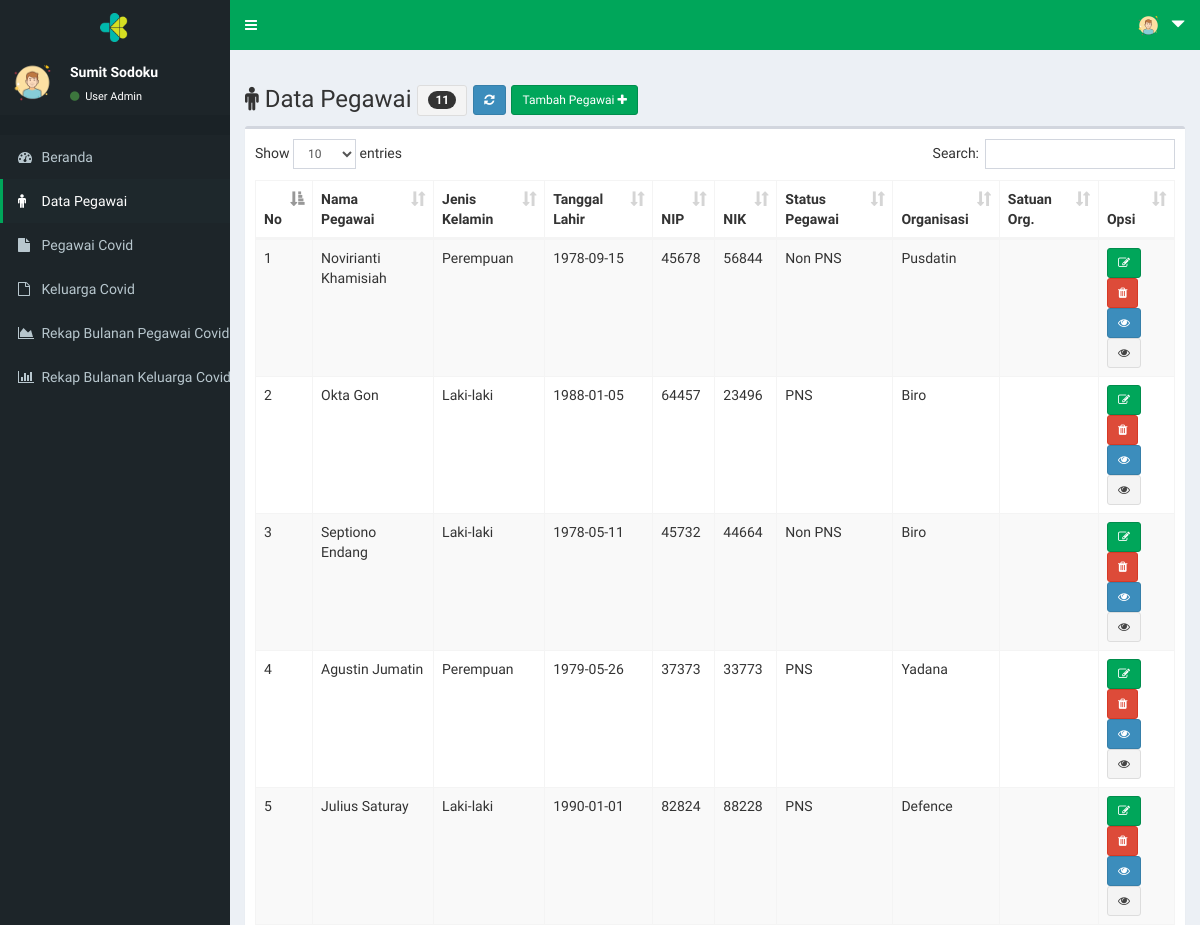
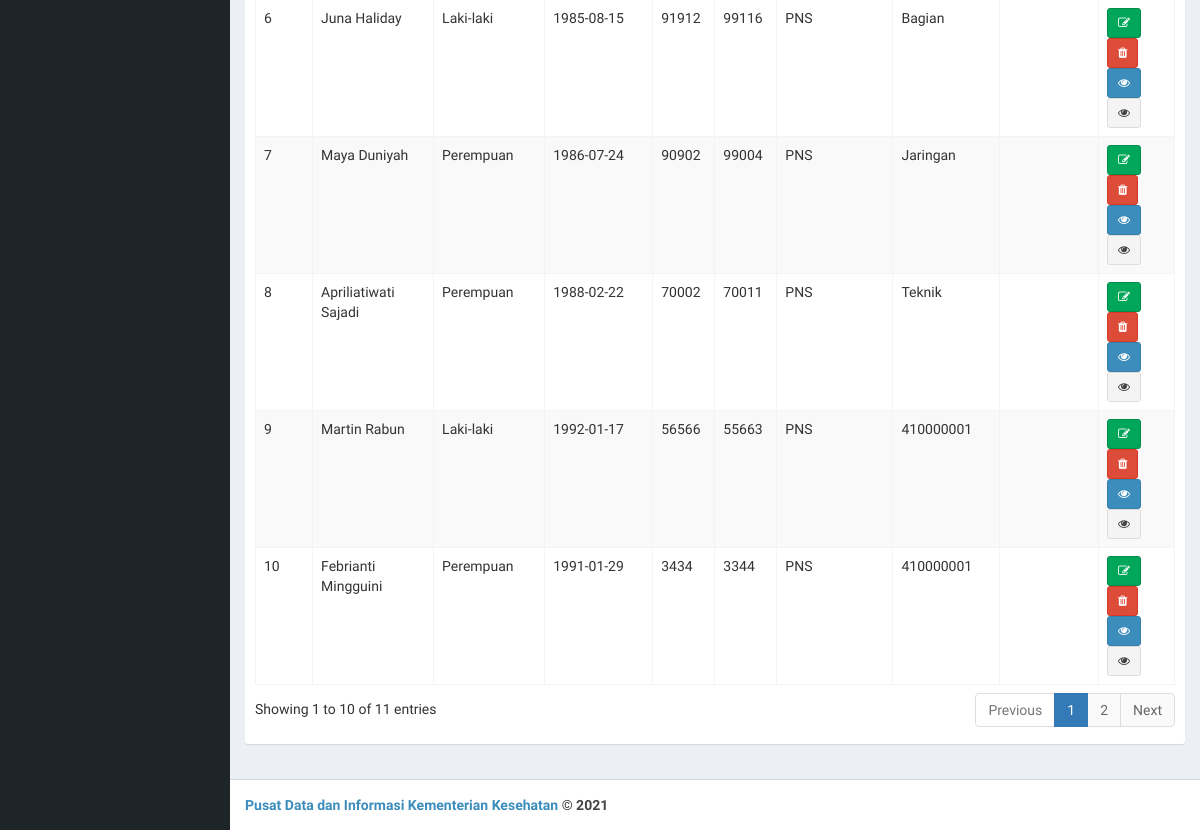
The page /page/index.php?menu=peg_data (signed in) on the database its author committed (2 pictures, top to bottom).
### tables this page shows
CREATE TABLE `tb_user` (
  `user_id` int(11) NOT NULL,
  `user_nama` varchar(30) NOT NULL,
  `user_email` varchar(30) NOT NULL,
  `user_telp` varchar(15) NOT NULL,
  `user_akses` enum('Super','Admin') NOT NULL,
  `user_org` varchar(100) NOT NULL,
  `user_orgsat` varchar(100) NOT NULL,
  `user_orgunit` varchar(100) NOT NULL,
  `user_name` varchar(15) NOT NULL,
  `user_pass` varchar(40) NOT NULL,
  `user_nip` varchar(20) NOT NULL,
  `user_nik` varchar(20) NOT NULL
);

CREATE TABLE `tb_peg` (
  `peg_id` int(11) NOT NULL,
  `peg_nama` varchar(30) NOT NULL,
  `peg_jk` enum('Laki-laki','Perempuan') NOT NULL,
  `peg_tgllahir` date NOT NULL,
  `peg_nip` varchar(20) NOT NULL,
  `peg_nik` varchar(20) NOT NULL,
  `peg_stapeg` varchar(30) NOT NULL,
  `peg_org` varchar(100) NOT NULL,
  `peg_orgsat` varchar(100) NOT NULL,
  `peg_orgunit` varchar(100) NOT NULL
);

### page/peg_data.php (the view, shortened to what this page needs)
<!DOCTYPE html>
<html>
<head>
</head>
<body>
  	<div class="row">
	  <div class="col-xs-12 col-md-12">
	    <h3><span class="fa fa-male"></span>
		    Data Pegawai
		    <?php
			    if ($user_akses=="Super") {
			      	$qjumlah = mysqli_query($koneksi,"SELECT * FROM tb_peg ORDER BY peg_id DESC");
			      	$jumlah = mysqli_num_rows($qjumlah);
			    }
			    else {
			      	$qjumlah = mysqli_query($koneksi,"SELECT * FROM tb_peg WHERE peg_orgsat='$user_orgsat' ORDER BY peg_id DESC");
			      	$jumlah = mysqli_num_rows($qjumlah);
			    }
		    ?>
		    <button class="btn btn-sm btn-default">
		    	<span class="badge"><?php echo $jumlah; ?></span>
		    </button>
		    <a  href="?menu=peg_data"
		    	class="btn btn-sm btn-primary">
		    	<span class="fa fa-refresh">
		    </a>
		    <a  href="?menu=peg_tambah"
		    	class="btn btn-sm btn-success">Tambah Pegawai
		    	<span class="fa fa-plus">
		    </a>
		</h3>
	  </div>
	</div>
	<div class="box">
        <div class="box-body">
          	<table id="example1" class="table table-bordered table-striped">
	            <thead>
		            <tr>
						<th>No</th>
						<th>Nama Pegawai</th>
						<th>Jenis Kelamin</th>
						<th>Tanggal Lahir</th>
						<th>NIP</th>
						<th>NIK</th>
						<th>Status Pegawai</th>
						<th>Organisasi</th>
						<th>Satuan Org.</th>
						<th>Opsi</th>
		            </tr>
	            </thead>
	            <tbody>
					<?php
					    $no = 1;
					    if ($user_akses=="Super") {
					    	$sql = $koneksi->query("SELECT * FROM tb_peg ORDER BY peg_id DESC");
					    }
					    else {
					    	$sql = $koneksi->query("SELECT * FROM tb_peg WHERE peg_orgsat='$user_orgsat' ORDER BY peg_id DESC");
					    }
					    while ($data=$sql->fetch_assoc()) {
					?>
				    <tr>
				        <td> <?php echo $no++; ?> </td>
				        <td> <?php echo $data['peg_nama']; ?></td>
				        <td> <?php echo $data['peg_jk']; ?></td>
				        <td> <?php echo $data['peg_tgllahir']; ?></td>
				        <td> <?php echo $data['peg_nip']; ?></td>
				        <td> <?php echo $data['peg_nik']; ?></td>
				        <td> <?php echo $data['peg_stapeg']; ?></td>
				        <td> <?php echo $data['peg_org']; ?></td>
				        <td> <?php echo $data['peg_orgsat']; ?></td>
				        <td>
							<a  href="?menu=peg_edit&peg_id=<?php echo $data['peg_id']; ?>"
								class="btn btn-sm btn-success"
								title="Edit <?php echo $data['peg_nama'];?>">
								<span class="fa fa-edit"></a>
							<a  onclick="return confirm('Anda yakin menghapus data pegawai <?php echo $data['peg_nama']; ?> ?')"
								href="?menu=peg_hapus&peg_nik=<?php echo $data['peg_nik']; ?>"
								class="btn btn-sm btn-danger"
								title="Hapus <?php echo $data['peg_nama'];?>" >
								<span class="fa fa-trash"></a>
								<br>
							<a  href="?menu=kon_data&peg_nik=<?php echo $data['peg_nik']; ?>"
								class="btn btn-sm btn-primary"
								title="Detail Kondisi <?php echo $data['peg_nama'];?>">
								<span class="fa fa-eye"></a></a>
							<a  href="?menu=kel_identitas&peg_nik=<?php echo $data['peg_nik']; ?>"
								class="btn btn-sm btn-default"
								title="Detail Keluarga <?php echo $data['peg_nama'];?>">
								<span class="fa fa-eye"></a></a>
				        </td>
				    </tr>
	      			<?php
	    				}
					?>
	            </tbody>
        	</table>
    	</div>
	</div>
</body>
</html>

### page/index.php (shortened to what this page needs)
<?php
  include "../inc/koneksi.php";
  $qprofil        = mysqli_query($koneksi,"SELECT * FROM tb_user WHERE user_id='$_SESSION[userweb]'");
  $profil         = mysqli_fetch_array($qprofil);
  $user_akses     = $profil['user_akses'];
  $user_orgsat    = $profil['user_orgsat'];
?>
<!DOCTYPE html>
<html>
  <head>
    <link rel="stylesheet" href="../lte/bootstrap/css/bootstrap.min.css">
    <link rel="stylesheet" href="https://cdnjs.cloudflare.com/ajax/libs/font-awesome/4.5.0/css/font-awesome.min.css">
    <link rel="stylesheet" href="https://cdnjs.cloudflare.com/ajax/libs/ionicons/2.0.1/css/ionicons.min.css">
    <link rel="stylesheet" href="../lte/dist/css/AdminLTE.min.css">
    <link rel="stylesheet" href="../lte/plugins/datatables/dataTables.bootstrap.css">
    <link rel="stylesheet" href="../lte/dist/css/skins/_all-skins.css">
    <link rel="stylesheet" href="../inc/mystyle.css">
  </head>
  <body class="hold-transition skin-green">
  <div class="wrapper">
    <header class="main-header">
      <a href="" class="logo" style=" background-color: #1d2529 !important">
       <img src="kmk.png" alt="" style="width: 30px !important;">
      </a>
      <nav class="navbar  navbar-static-top" role="navigation">
        <a href="#" class="sidebar-toggle" data-toggle="offcanvas" role="button">
        </a>
      <div class="navbar-custom-menu">
        <ul class="nav navbar-nav">
          <li class="dropdown user user-menu">
            <a href="#" class="dropdown-toggle" data-toggle="dropdown">
              <img src="../lte/dist/img/m.png" class="user-image" alt="User Image">
              <span class="hidden-xs"><span class="glyphicon glyphicon-triangle-bottom"></span></span>
            </a>
          </li>
        </ul>
      </div>
    </nav>
  </header>
    <aside class="main-sidebar" style=" background-color: #1d2529 !important">
    <section class="sidebar" style="color: #ffffff !important">
      <div class="user-panel">
        <div class="pull-left image">
          <img src="../lte/dist/img/m.png" class="img-circle" alt="User Image">
        </div>
        <div class="pull-left info">
          <p><?php echo $profil['user_nama']; ?></p>
          <a href="#">
            <i class="fa fa-circle text-success"></i> User <?php echo $profil['user_akses']; ?></a>
        </div>
      </div>
      <?php
        @$menu= $_GET['menu'];
      ?>
      <ul class="sidebar-menu">
        <li class="header"></li>
        <li <?php if (
          $menu=="" ||
          $menu=="dashboard"
          ){echo "class='active'";} ?>>
            <a href="?menu=dashboard">
              <i class="fa fa-dashboard"></i>
              <span>Beranda
              </span>
            </a>
        </li>
<?php if($profil['user_akses']!='Umum'){ ?>
        <li <?php if (
          $menu=="peg_data" ||
          $menu=="peg_tambah" ||
          $menu=="peg_edit" ||
          $menu=="peg_hapus"||
          $menu=="peg_hapus_semua"||
          $menu=="kon_data"||
          $menu=="kon_edit"||
          $menu=="kon_tambah"||
          $menu=="kel_data"||
          $menu=="kel_edit"||
          $menu=="kel_tambah"||
          $menu=="kel_tambah_lama"||
          $menu=="kel_identitas"||
          $menu=="kel_identitas_edit"||
          $menu=="kel_identitas_hapus"
          ){echo "class='active'";} ?>>
            <a href="?menu=peg_data">
              <i class="fa fa-male"></i>
              <span>Data Pegawai
              </span>
            </a>
        </li>
        <li <?php if (
          $menu=="vkon_data"||
          $menu=="vkon_tambah"||
          $menu=="vkon_hapus"
          ){echo "class='active'";} ?>>
            <a href="?menu=vkon_data">
              <i class="fa fa-file"></i>
              <span>Pegawai Covid
              </span>
            </a>
        </li>
        <li <?php if (
          $menu=="vkel_data"||
          $menu=="vkel_tambah"||
          $menu=="vkel_hapus"
          ){echo "class='active'";} ?>>
            <a href="?menu=vkel_data">
              <i class="fa fa-file-o"></i>
              <span>Keluarga Covid
              </span>
            </a>
        </li>
        <li <?php if (
          $menu=="rekkon_data"||
          $menu=="rekkon_rekap"||
          $menu=="rekkon_detail"
          ){echo "class='active'";} ?>>
            <a href="?menu=rekkon_data">
              <i class="fa fa-area-chart"></i>
              <span>Rekap Bulanan Pegawai Covid
              </span>
            </a>
        </li>
        <li <?php if (
          $menu=="rekkel_data"||
          $menu=="rekkel_rekap"||
          $menu=="rekkel_detail"
          ){echo "class='active'";} ?>>
            <a href="?menu=rekkel_data">
              <i class="fa fa-bar-chart"></i>
              <span>Rekap Bulanan Keluarga Covid
              </span>
            </a>
        </li>
<?php } ?>
      </ul>
    </section>
  </aside>
  <div class="content-wrapper">
    <section class="content">
      <?php
        switch($_GET['menu']){
          case 'peg_data':
          include "peg_data.php";
          break;
                ?>
                <?php
        }
      ?>
    </section>
  </div>
  <footer class="main-footer">
    <strong><a href="">Pusat Data dan Informasi Kementerian Kesehatan</a> &copy; 2021 </a>
  </footer>
</div>
</body>
</html>

### rows shown on the page
tb_user: user_nama "Sumit Sodoku", user_akses "Admin"
tb_peg: peg_nama "Novirianti Khamisiah", peg_jk "Perempuan", peg_tgllahir "1978-09-15", peg_nip "45678", peg_nik "56844", peg_stapeg "Non PNS", peg_org "Pusdatin"
tb_peg: peg_nama "Okta Gon", peg_jk "Laki-laki", peg_tgllahir "1988-01-05", peg_nip "64457", peg_nik "23496", peg_stapeg "PNS", peg_org "Biro"
tb_peg: peg_nama "Septiono Endang", peg_jk "Laki-laki", peg_tgllahir "1978-05-11", peg_nip "45732", peg_nik "44664", peg_stapeg "Non PNS", peg_org "Biro"
tb_peg: peg_nama "Agustin Jumatin", peg_jk "Perempuan", peg_tgllahir "1979-05-26", peg_nip "37373", peg_nik "33773", peg_stapeg "PNS", peg_org "Yadana"
tb_peg: peg_nama "Julius Saturay", peg_jk "Laki-laki", peg_tgllahir "1990-01-01", peg_nip "82824", peg_nik "88228", peg_stapeg "PNS", peg_org "Defence"
tb_peg: peg_nama "Juna Haliday", peg_jk "Laki-laki", peg_tgllahir "1985-08-15", peg_nip "91912", peg_nik "99116", peg_stapeg "PNS", peg_org "Bagian"
tb_peg: peg_nama "Maya Duniyah", peg_jk "Perempuan", peg_tgllahir "1986-07-24", peg_nip "90902", peg_nik "99004", peg_stapeg "PNS", peg_org "Jaringan"
tb_peg: peg_nama "Apriliatiwati Sajadi", peg_jk "Perempuan", peg_tgllahir "1988-02-22", peg_nip "70002", peg_nik "70011", peg_stapeg "PNS", peg_org "Teknik"
tb_peg: peg_nama "Martin Rabun", peg_jk "Laki-laki", peg_tgllahir "1992-01-17", peg_nip "56566", peg_nik "55663", peg_stapeg "PNS", peg_org "410000001"
tb_peg: peg_nama "Febrianti Mingguini", peg_jk "Perempuan", peg_tgllahir "1991-01-29", peg_nip "3434", peg_nik "3344", peg_stapeg "PNS", peg_org "410000001"

### other values the page prints
$jumlah "11"
